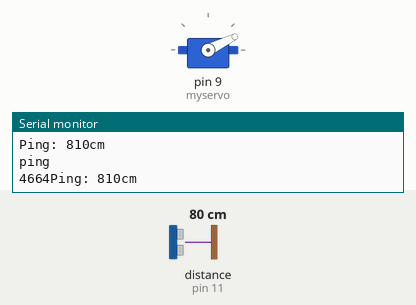
The sketch below on a simulated Arduino Uno, built with avr-gcc and run on an emulated ATmega328P. On the bench: servo, the last lines printed to the serial monitor. The test bench sets the inputs (shaded band); at power-on: distance to the obstacle (sensor on pin 11) 80 cm. The echo pulse lasts 58.3 µs per cm.

Above: at 0.8 s.
1.5 s: distance to the obstacle (sensor on pin 11) set to 18 cm
At 2.4 s:
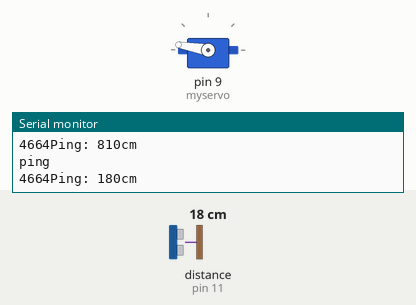
4.8 s: distance to the obstacle (sensor on pin 11) set to 4 cm
At 5.9 s:
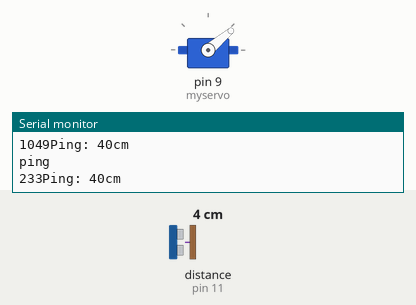
8.1 s: distance to the obstacle (sensor on pin 11) set to 120 cm
At 8.8 s:
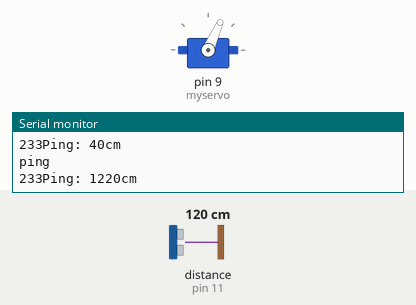
Timing chart, 0 to 17.4 s (numbered marks = the images above; inputs shaded):
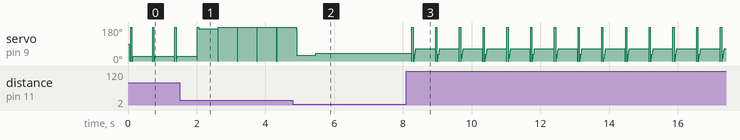

Measured:
- after the input at 8.1 s, servo on pin 9 (myservo): 40° → 0° after 0.14 s, then repeats every 0.69 s: 180° 0.03 s, 0° 0.02 s, 18° 0.02 s, 36° 0.02 s, 55° 0.01 s, 66° 0.56 s, 0° 0.02 s

The sketch:

ping_and_servo.ino
```cpp
/*This is the first iteration of Servo SG90 controlled by the Ultrasonic Ranging Module(HC-SR04).
  This Code is crude but works. The Wire Diagram for the HC-SR04 is found at the following site
  http://www.micropik.com/PDF/HCSR04.pdf
  The servo SG90 Data Sheet is found here: http://www.micropik.com/PDF/SG90Servo.pdf

  The Ultrasonic Sensor output is the servo's input control

*/


#include <NewPing.h>

#include <Servo.h>

Servo myservo;  // create servo object to control a servo


int pos = 0;    // variable to store the servo position

#define TRIGGER_PIN  12  // Arduino pin tied to trigger pin on the ultrasonic sensor.
#define ECHO_PIN     11  // Arduino pin tied to echo pin on the ultrasonic sensor.
#define MAX_DISTANCE 200 // Maximum distance we want to ping for (in centimeters). Maximum sensor distance is rated at 400-500cm.

NewPing sonar(TRIGGER_PIN, ECHO_PIN, MAX_DISTANCE); // NewPing setup of pins and maximum distance.


void setup() {
Serial.begin(115200); // Open serial monitor at 115200 baud to see ping results.
myservo.attach(9);  // attaches the servo on pin 9 to the servo object

}

void loop() {
  delay(50);                           // Wait 50ms between pings (about 20 pings/sec). 29ms should be the shortest delay between pings.
  unsigned int uS = sonar.ping();     // Send ping, get ping time in microseconds (uS).
   int uSS= (uS/US_ROUNDTRIP_CM)*10; //using differnt numbers to see what works for moving the servo

  Serial.print("Ping: ");          // print to serial to trouble shoot
  Serial.print(uSS);
  Serial.println("cm");

  if (pos <= uSS) {
    for(pos = 0; pos < uSS; pos+= 10){ //tells the degree to move
    myservo.write(pos);               // tell servo to go to position in variable 'pos'
    delay(1);                        // waits 15ms for the servo to reach the position
   }
  }

  else if (pos >= uSS)  {
   for(pos !=uSS; pos >= uSS; pos -= 10){
    myservo.write(pos);              // tell servo to go to position in variable 'pos'
    delay(1);                       // waits 15ms for the servo to reach the position
    }
  }
  else (pos = uSS); {
    myservo.write(pos);           //Tells sever to stay-put of nothing changes
    delay(500);
  }

 Serial.println("ping");
 Serial.print(uS);
}
```
